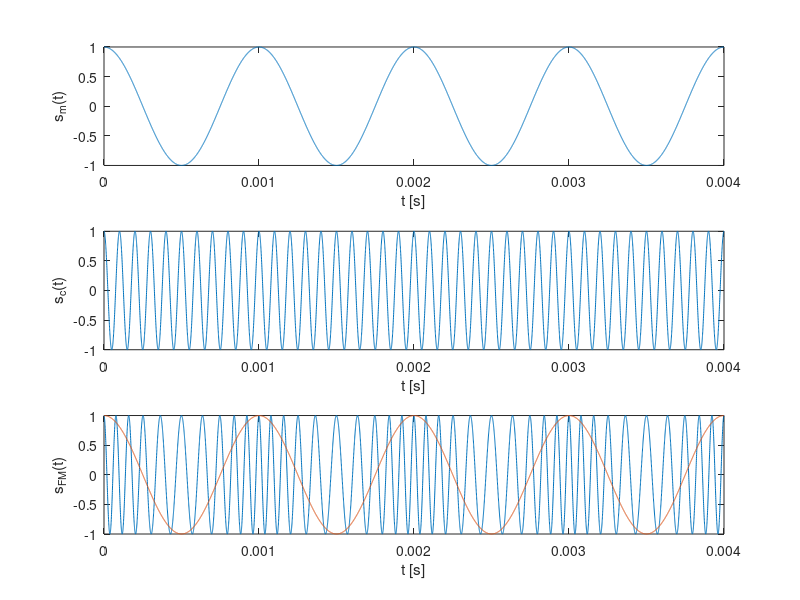
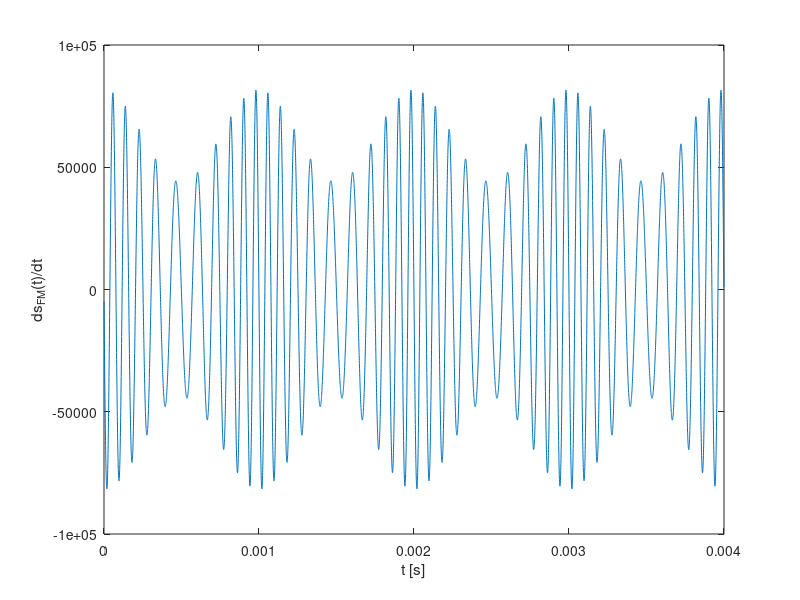

MATLAB code to generate these figures, in order: (Note: this script raises an error after producing the figures.)
close all
clear all

Ac=1;                   % Carrier amplitude
fc=10000;               % Carrier frequency
Am=1;                   % Amplitude of the modulating signal
fm=1000;                % Frequency of the modulating signal
Tm=1/fm;                % Modulating signal period

k=2*pi*3000;            % Coefficient of the FM                                                                           
wc=2*pi*fc;             % Angular frequency of the carrier
wm=2*pi*fm;             % Angular frequency of the modulating signal

t=linspace(0,4*Tm,8192);% Time for two periods (from 0 to 2T) with 8192 elements (power of 2)
dt=t(end)/length(t);    % Time step (sampling time)
Fs=1/dt;                % Sampling frequency

sc=Ac*cos(wc*t);        % Carrier

sm=Am*cos(wm*t);        % Harmonic modulating signal
                        % Rectangular modulating signal
%sm=Am*(2*pulstran(t,0:1/fm:0.1,"rectpuls",0.5/fm)-1);

psi=cumsum(wc+k*sm)*dt; % Phase angle. Cumulative sum instead integral. The result is not perfect
sfm=Ac*cos(psi);        % Frequency modulation

                        % Time domain Plots
figure('Name','FM');
subplot(3,1,1);         % First plot
plot(t,sm);             % Plot the modulating signal
xlabel('t [s]');        % X label
ylabel('s_{m}(t)');     % Y label
subplot(3,1,2);         % Second plot
plot(t,sc);             % Plot the carrier
xlabel('t [s]');        % X label
ylabel('s_{c}(t)');     % Y label
subplot(3,1,3);         % Third plot
plot(t,sfm);            % Plot the FM
xlabel('t [s]');        % X label
ylabel('s_{FM}(t)');    % Y label
hold on
plot(t,sm);             % Plot the modulating

                        % Plot the differentiated FM
figure('Name','Differentiated FM');
                        % Plot the diferentiated FM
plot(t(1:end-1),diff(sfm)/dt);
xlabel('t [s]');        % X label
ylabel('ds_{FM}(t)/dt');% Y label

                        % Spectrum
spectr(sfm,Fs,'FM',[0 50000]);


